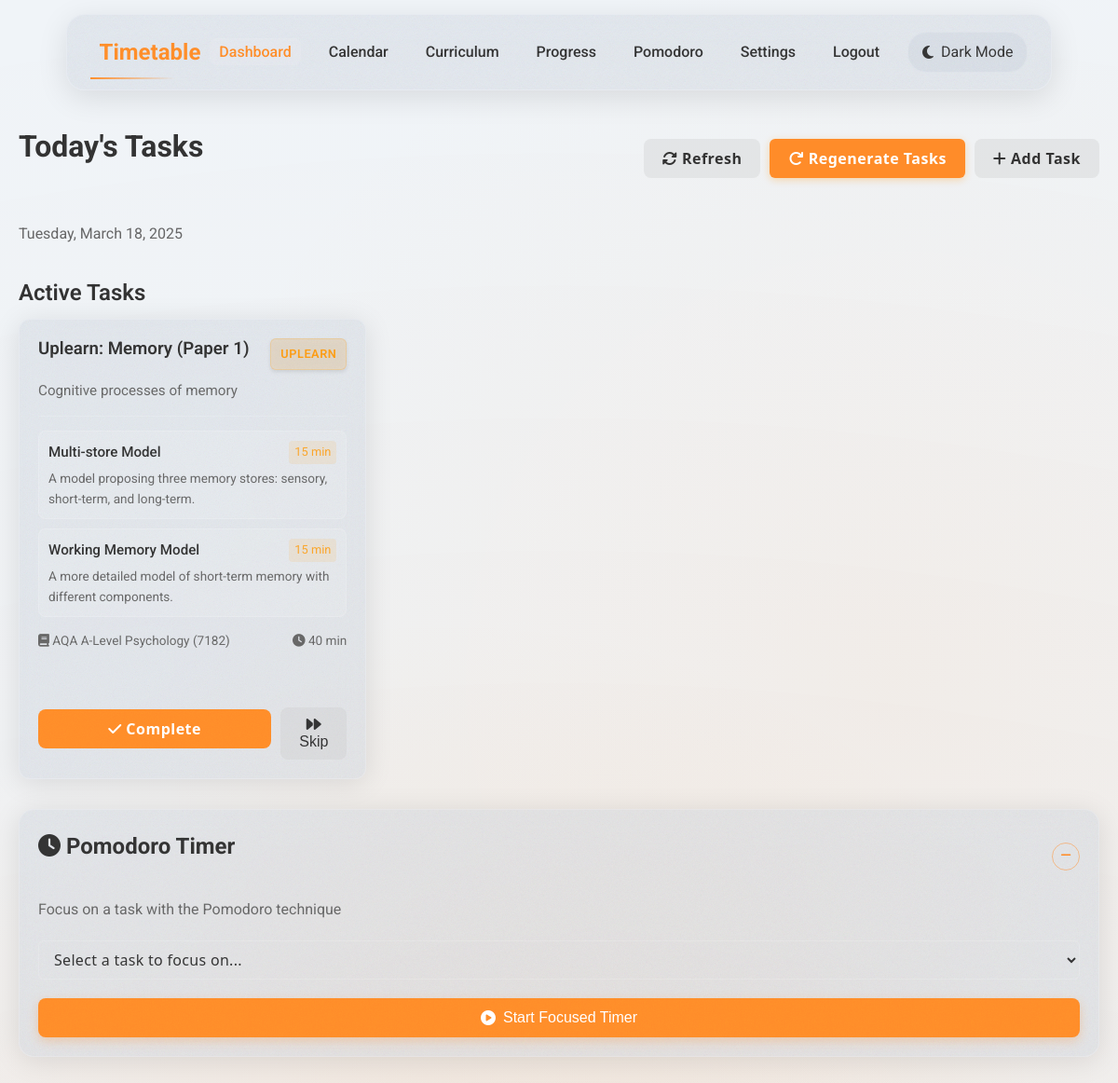
Screenshot of / (signed in) with the database file from the repository.
### app/models/user.py (models this page shows, shortened)
class User(db.Model, UserMixin):
    __tablename__ = 'users'
    id = db.Column(db.Integer, primary_key=True)
    username = db.Column(db.String(50), unique=True, nullable=False)
    password_hash = db.Column(db.String(128), nullable=False)
    email = db.Column(db.String(100), unique=False, nullable=True)
    created_at = db.Column(db.DateTime, default=datetime.utcnow)
    last_login = db.Column(db.DateTime, nullable=True)
    study_hours_per_day = db.Column(db.Float, default=2.0)
    weekend_study_hours = db.Column(db.Float, default=3.0)
    dark_mode = db.Column(db.Boolean, default=False)
    task_type_preferences = db.relationship('TaskTypePreference', backref='user', lazy=True, cascade='all, delete-orphan')
    tasks = db.relationship('Task', back_populates='assigned_user', lazy=True, cascade='all, delete-orphan')
    subtopic_confidences = db.relationship('SubtopicConfidence', back_populates='user', lazy=True, cascade='all, delete-orphan')
    topic_confidences = db.relationship('TopicConfidence', back_populates='user', lazy=True, cascade='all, delete-orphan')

### app/models/task.py (models this page shows, shortened)
class Task(db.Model):
    __tablename__ = 'tasks'
    id = db.Column(db.Integer, primary_key=True)
    user_id = db.Column(db.Integer, db.ForeignKey('users.id'), nullable=False)
    subject_id = db.Column(db.Integer, db.ForeignKey('subjects.id'), nullable=False)
    topic_id = db.Column(db.Integer, db.ForeignKey('topics.id'), nullable=True)
    task_type_id = db.Column(db.Integer, db.ForeignKey('task_types.id'), nullable=False)
    title = db.Column(db.String(255), nullable=False)
    description = db.Column(db.Text, nullable=True)
    total_duration = db.Column(db.Integer, default=30)  # Duration in minutes
    created_at = db.Column(db.DateTime, default=datetime.utcnow)
    due_date = db.Column(db.Date, nullable=True)
    completed_at = db.Column(db.DateTime, nullable=True)
    skipped_at = db.Column(db.DateTime, nullable=True)
    subject = db.relationship('Subject', back_populates='tasks')
    topic = db.relationship('Topic', backref=db.backref('tasks', lazy=True))
    subtopics = db.relationship('TaskSubtopic', backref='task', lazy=True, cascade='all, delete-orphan')
    assigned_user = db.relationship('User', back_populates='tasks')

class TaskType(db.Model):
    __tablename__ = 'task_types'
    id = db.Column(db.Integer, primary_key=True)
    name = db.Column(db.String(50), nullable=False, unique=True)
    description = db.Column(db.Text, nullable=True)
    preferences = db.relationship('TaskTypePreference', backref='task_type', lazy=True, cascade='all, delete-orphan')
    tasks = db.relationship('Task', backref='task_type', lazy=True)

class TaskSubtopic(db.Model):
    __tablename__ = 'task_subtopics'
    id = db.Column(db.Integer, primary_key=True)
    task_id = db.Column(db.Integer, db.ForeignKey('tasks.id'), nullable=False)
    subtopic_id = db.Column(db.Integer, db.ForeignKey('subtopics.id'), nullable=False)
    duration = db.Column(db.Integer, default=15)  # Duration in minutes
    subtopic = db.relationship('Subtopic', back_populates='task_subtopics', lazy=True)

### app/models/curriculum.py (models this page shows, shortened)
class Subtopic(db.Model):
    __tablename__ = 'subtopics'
    id = db.Column(db.Integer, primary_key=True)
    topic_id = db.Column(db.Integer, db.ForeignKey('topics.id'), nullable=False)
    title = db.Column(db.String(255), nullable=False)
    description = db.Column(db.Text, nullable=True)
    value = db.Column(db.Integer, default=4)  # Used in the curriculum hierarchy
    estimated_duration = db.Column(db.Integer, default=15)  # Duration in minutes
    is_user_created = db.Column(db.Boolean, default=False)
    created_by_user_id = db.Column(db.Integer, db.ForeignKey('users.id'), nullable=True)
    topic = db.relationship('Topic', back_populates='subtopics', lazy=True)
    task_subtopics = db.relationship('TaskSubtopic', back_populates='subtopic', lazy=True, cascade='all, delete-orphan')
    subtopic_confidences = db.relationship('SubtopicConfidence', back_populates='subtopic', lazy=True, cascade='all, delete-orphan')

class Subject(db.Model):
    __tablename__ = 'subjects'
    id = db.Column(db.Integer, primary_key=True)
    title = db.Column(db.String(255), nullable=False)
    description = db.Column(db.Text, nullable=True)
    value = db.Column(db.Integer, default=1)  # Used in the curriculum hierarchy
    is_user_created = db.Column(db.Boolean, default=False)
    created_by_user_id = db.Column(db.Integer, db.ForeignKey('users.id'), nullable=True)
    topics = db.relationship('Topic', back_populates='subject', lazy=True, cascade='all, delete-orphan')
    tasks = db.relationship('Task', back_populates='subject', lazy=True)

### app/routes/main.py (the view)
@main_bp.route('/')
@login_required
def index():
    response = _get_index_data()
    return add_cache_headers(response, max_age=60)  # Short cache for dynamic dashboard

### app/templates/main/index.html (shortened to what this page needs)
{% extends "base.html" %}
{% block content %}
<div class="d-flex justify-between items-center mb-3">
    <h1 class="page-title">Today's Tasks</h1>
    <div class="d-flex gap-1">
        <button class="btn btn-secondary" data-href="{{ url_for('main.index') }}">
            <i class="fas fa-sync-alt"></i> Refresh
        </button>
        <button class="btn btn-primary" id="refresh-tasks-btn">
            <i class="fas fa-redo"></i> Regenerate Tasks
        </button>
        <button class="btn btn-secondary" id="add-bonus-task-btn">
            <i class="fas fa-plus"></i> Add Task
        </button>
    </div>
</div>
<div class="mb-3">
    <p class="text-secondary">{{ current_date.strftime('%A, %B %d, %Y') }}</p>
</div>
{% if not active_tasks and not completed_tasks %}
    <div class="glass-card text-center">
        <p class="mb-2">No tasks available for today.</p>
        <button class="btn btn-primary" id="generate-tasks-btn">Generate Tasks</button>
    </div>
{% else %}
    <div class="active-tasks-section">
        <h2 class="section-title">Active Tasks</h2>
        <div class="task-container">
            {% for task in active_tasks %}
                <div class="glass-card task-card" id="task-{{ task.id }}">
                    <div class="task-header">
                        <h3 class="task-title">{{ task.title }}</h3>
                        <span class="task-badge">
                            {{ task.task_type.name|capitalize }}
                        </span>
                    </div>
                    <div class="task-content">
                        <p class="task-description">{{ task.description | safe }}</p>
                        <div class="task-subtopics">
                            {% for subtask in task.subtopics %}
                            <div class="subtopic-container">
                                <div class="subtopic-header">
                                    <span class="subtopic-title">{{ subtask.subtopic.title }}</span>
                                    <span class="subtopic-duration">{{ subtask.duration }} min</span>
                                </div>
                                <div class="subtopic-description">{{ subtask.subtopic.description }}</div>
                            </div>
                            {% endfor %}
                        </div>
                        <div class="task-meta">
                            <span>
                                <i class="fas fa-book"></i> {{ task.subject.title }}
                            </span>
                            <span>
                                <i class="fas fa-clock"></i> {{ task.total_duration }} min
                            </span>
                        </div>
                    </div>
                    <div class="task-actions">
                        <button class="btn btn-primary w-full" onclick="event.preventDefault(); completeTask('{{ task.id }}')">
                            <i class="fas fa-check"></i> Complete
                        </button>
                        <div class="d-flex gap-1 mt-1">
                            <button class="btn btn-secondary flex-1" onclick="event.preventDefault(); skipTask('{{ task.id }}')">
                                <i class="fas fa-forward"></i> Skip
                            </button>
                        </div>
                    </div>
                </div>
            {% endfor %}
        </div>
    </div>
    {% if active_tasks %}
        <div class="glass-card mt-3 mb-3 pomodoro-compact" id="pomodoro-container">
            <div class="pomodoro-header">
                <h2 class="mb-2"><i class="fas fa-clock"></i> Pomodoro Timer</h2>
                <button class="skip-btn hide-pomodoro-btn" id="toggle-pomodoro-btn" title="Hide Pomodoro Timer">
                    <i class="fas fa-minus"></i>
                </button>
            </div>
            <div class="pomodoro-content" id="pomodoro-content">
                <p class="text-secondary mb-2">Focus on a task with the Pomodoro technique</p>
                <select id="pomodoro-task-select" class="form-control mb-2">
                    <option value="">Select a task to focus on...</option>
                </select>
                <button id="start-pomodoro-btn" class="btn w-full focused-timer-btn">
                    <i class="fas fa-play-circle"></i> Start Focused Timer
                </button>
            </div>
        </div>
    {% endif %}
{% endif %}
{% endblock %}

### app/templates/base.html (shortened to what this page needs)
<!DOCTYPE html>
<html lang="en" data-theme="{{ 'dark' if current_user.is_authenticated and current_user.dark_mode else 'light' }}">
<head>
    <link rel="stylesheet" href="{{ url_for('static', filename='css/main.css') }}">
    <link rel="stylesheet" href="{{ url_for('static', filename='css/animations.css') }}">
    <link rel="stylesheet" href="https://cdnjs.cloudflare.com/ajax/libs/font-awesome/6.4.0/css/all.min.css">
</head>
<body class="{% block body_class %}{% endblock %}">
<header>
        <nav class="navbar glass-noise">
            <a href="{{ url_for('main.index') }}" class="navbar-brand">Timetable</a>
            <ul class="navbar-nav" id="navbar-nav">
                {% if current_user.is_authenticated %}
                <li><a href="{{ url_for('main.index') }}" class="nav-link {{ 'active' if request.endpoint == 'main.index' }}">Dashboard</a></li>
                <li><a href="{{ url_for('main.calendar') }}" class="nav-link {{ 'active' if request.endpoint == 'main.calendar' }}">Calendar</a></li>
                <li><a href="{{ url_for('main.curriculum') }}" class="nav-link {{ 'active' if request.endpoint == 'main.curriculum' }}">Curriculum</a></li>
                <li><a href="{{ url_for('main.progress') }}" class="nav-link {{ 'active' if request.endpoint == 'main.progress' }}">Progress</a></li>
                <li><a href="{{ url_for('main.pomodoro') }}" class="nav-link {{ 'active' if request.endpoint == 'main.pomodoro' }}">Pomodoro</a></li>
                <li><a href="{{ url_for('main.settings') }}" class="nav-link {{ 'active' if request.endpoint == 'main.settings' }}">Settings</a></li>
                <li><a href="{{ url_for('auth.logout') }}" class="nav-link">Logout</a></li>
                <li>
                    <div class="dark-mode-toggle glass-noise" id="dark-mode-toggle">
                        <i class="fas {{ 'fa-sun' if current_user.dark_mode else 'fa-moon' }}"></i>
                        <span>{{ 'Light Mode' if current_user.dark_mode else 'Dark Mode' }}</span>
                    </div>
                </li>
                {% else %}
                <li><a href="{{ url_for('auth.login') }}" class="nav-link {{ 'active' if request.endpoint == 'auth.login' }}">Login</a></li>
                <li><a href="{{ url_for('auth.register') }}" class="nav-link {{ 'active' if request.endpoint == 'auth.register' }}">Register</a></li>
                {% endif %}
            </ul>
        </nav>
    </header>
    <main class="container">
        {% block content %}{% endblock %}
    </main>
</body>
</html>

### rows the page displays
User: dark_mode "Dark Mode"
Task: title "Uplearn: Memory (Paper 1)", task_type.name "UPLEARN", description "Cognitive processes of memory", subject "AQA A-Level Psychology (7182)", total_duration "40"
TaskSubtopic: subtopic "Multi-store Model", duration "15", subtopic.description "A model proposing three memory stores: sensory, short-term, and long-term."
TaskSubtopic: subtopic "Working Memory Model", duration "15", subtopic.description "A more detailed model of short-term memory with different components."
